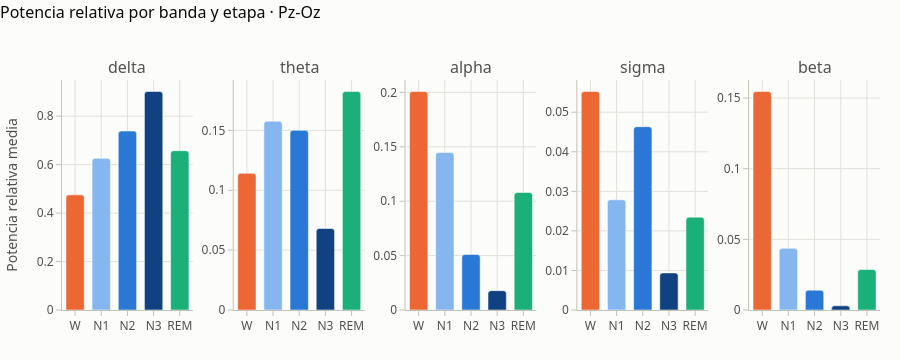

The cell this chart's notebook holds for it:
### Markdown cell above
**¿Qué bandas dominan cada etapa? (canal posterior, donde el alfa de vigilia es más visible)**

### Code cell
rel = queries.run_query("relative_band_power_by_stage")
plots.band_power_by_stage(rel, "Pz-Oz").show()

### Figure 1 — Plotly figure (JSON) as saved in the notebook; plotly's stock layout.template omitted (floating-point values rounded to 4 significant figures)
{"data": [{"hovertemplate": "delta · %{x}<br>%{y:.3f}<extra></extra>", "marker": {"color": ["#eb6834", "#86b6ef", "#2a78d6", "#104281", "#1baf7a"], "cornerradius": 3}, "showlegend": false, "type": "bar", "x": ["W", "N1", "N2", "N3", "REM"], "xaxis": "x", "y": [0.4752, 0.626, 0.7386, 0.9018, 0.6574], "yaxis": "y"}, {"hovertemplate": "theta · %{x}<br>%{y:.3f}<extra></extra>", "marker": {"color": ["#eb6834", "#86b6ef", "#2a78d6", "#104281", "#1baf7a"], "cornerradius": 3}, "showlegend": false, "type": "bar", "x": ["W", "N1", "N2", "N3", "REM"], "xaxis": "x2", "y": [0.1141, 0.1577, 0.15, 0.06807, 0.1825], "yaxis": "y2"}, {"hovertemplate": "alpha · %{x}<br>%{y:.3f}<extra></extra>", "marker": {"color": ["#eb6834", "#86b6ef", "#2a78d6", "#104281", "#1baf7a"], "cornerradius": 3}, "showlegend": false, "type": "bar", "x": ["W", "N1", "N2", "N3", "REM"], "xaxis": "x3", "y": [0.2008, 0.1448, 0.05101, 0.0178, 0.108], "yaxis": "y3"}, {"hovertemplate": "sigma · %{x}<br>%{y:.3f}<extra></extra>", "marker": {"color": ["#eb6834", "#86b6ef", "#2a78d6", "#104281", "#1baf7a"], "cornerradius": 3}, "showlegend": false, "type": "bar", "x": ["W", "N1", "N2", "N3", "REM"], "xaxis": "x4", "y": [0.05523, 0.02787, 0.04633, 0.009383, 0.02347], "yaxis": "y4"}, {"hovertemplate": "beta · %{x}<br>%{y:.3f}<extra></extra>", "marker": {"color": ["#eb6834", "#86b6ef", "#2a78d6", "#104281", "#1baf7a"], "cornerradius": 3}, "showlegend": false, "type": "bar", "x": ["W", "N1", "N2", "N3", "REM"], "xaxis": "x5", "y": [0.1546, 0.04363, 0.01404, 0.002981, 0.02861], "yaxis": "y5"}], "layout": {"annotations": [{"font": {"size": 16}, "showarrow": false, "text": "delta", "x": 0.08, "xanchor": "center", "xref": "paper", "y": 1.0, "yanchor": "bottom", "yref": "paper"}, {"font": {"size": 16}, "showarrow": false, "text": "theta", "x": 0.29, "xanchor": "center", "xref": "paper", "y": 1.0, "yanchor": "bottom", "yref": "paper"}, {"font": {"size": 16}, "showarrow": false, "text": "alpha", "x": 0.5, "xanchor": "center", "xref": "paper", "y": 1.0, "yanchor": "bottom", "yref": "paper"}, {"font": {"size": 16}, "showarrow": false, "text": "sigma", "x": 0.71, "xanchor": "center", "xref": "paper", "y": 1.0, "yanchor": "bottom", "yref": "paper"}, {"font": {"size": 16}, "showarrow": false, "text": "beta", "x": 0.92, "xanchor": "center", "xref": "paper", "y": 1.0, "yanchor": "bottom", "yref": "paper"}], "bargap": 0.3, "font": {"color": "#52514e", "family": "system-ui, -apple-system, \"Segoe UI\", sans-serif", "size": 12}, "height": 360, "hoverlabel": {"bgcolor": "white", "font": {"color": "#0b0b0b"}}, "legend": {"orientation": "h", "title": {"text": ""}, "x": 0, "xanchor": "left", "y": 1.02, "yanchor": "bottom"}, "margin": {"b": 50, "l": 60, "r": 20, "t": 80}, "paper_bgcolor": "#fcfcfb", "plot_bgcolor": "#fcfcfb", "title": {"font": {"color": "#0b0b0b", "size": 16}, "text": "Potencia relativa por banda y etapa · Pz-Oz", "x": 0, "xanchor": "left", "y": 0.98, "yanchor": "top"}, "xaxis": {"anchor": "y", "domain": [0.0, 0.16], "gridcolor": "#e1e0d9", "linecolor": "#c3c2b7", "tickcolor": "#c3c2b7", "ticks": "outside", "zeroline": false}, "xaxis2": {"anchor": "y2", "domain": [0.21, 0.37], "gridcolor": "#e1e0d9", "linecolor": "#c3c2b7", "tickcolor": "#c3c2b7", "ticks": "outside", "zeroline": false}, "xaxis3": {"anchor": "y3", "domain": [0.42, 0.58], "gridcolor": "#e1e0d9", "linecolor": "#c3c2b7", "tickcolor": "#c3c2b7", "ticks": "outside", "zeroline": false}, "xaxis4": {"anchor": "y4", "domain": [0.63, 0.79], "gridcolor": "#e1e0d9", "linecolor": "#c3c2b7", "tickcolor": "#c3c2b7", "ticks": "outside", "zeroline": false}, "xaxis5": {"anchor": "y5", "domain": [0.84, 1.0], "gridcolor": "#e1e0d9", "linecolor": "#c3c2b7", "tickcolor": "#c3c2b7", "ticks": "outside", "zeroline": false}, "yaxis": {"anchor": "x", "domain": [0.0, 1.0], "gridcolor": "#e1e0d9", "linecolor": "#c3c2b7", "tickcolor": "#c3c2b7", "ticks": "outside", "title": {"text": "Potencia relativa media"}, "zeroline": false}, "yaxis2": {"anchor": "x2", "domain": [0.0, 1.0], "gridcolor": "#e1e0d9", "linecolor": "#c3c2b7", "tickcolor": "#c3c2b7", "ticks": "outside", "zeroline": false}, "yaxis3": {"anchor": "x3", "domain": [0.0, 1.0], "gridcolor": "#e1e0d9", "linecolor": "#c3c2b7", "tickcolor": "#c3c2b7", "ticks": "outside", "zeroline": false}, "yaxis4": {"anchor": "x4", "domain": [0.0, 1.0], "gridcolor": "#e1e0d9", "linecolor": "#c3c2b7", "tickcolor": "#c3c2b7", "ticks": "outside", "zeroline": false}, "yaxis5": {"anchor": "x5", "domain": [0.0, 1.0], "gridcolor": "#e1e0d9", "linecolor": "#c3c2b7", "tickcolor": "#c3c2b7", "ticks": "outside", "zeroline": false}}}
